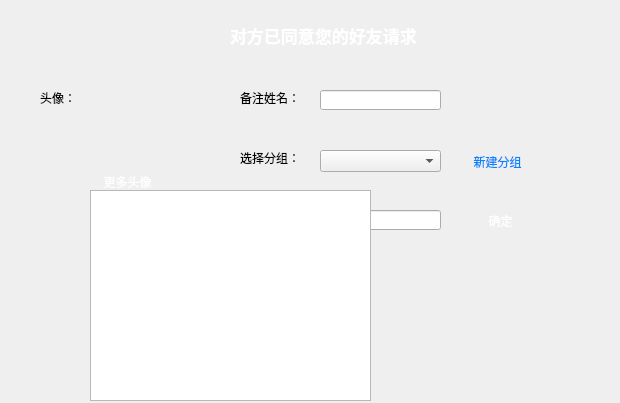
<?xml version="1.0" encoding="UTF-8"?>
<ui version="4.0">
 <class>friendinfo</class>
 <widget class="QWidget" name="friendinfo">
  <property name="geometry">
   <rect>
    <x>0</x>
    <y>0</y>
    <width>620</width>
    <height>403</height>
   </rect>
  </property>
  <property name="windowTitle">
   <string>Form</string>
  </property>
  <property name="styleSheet">
   <string notr="true">background-image: url(:/friendinfo/white.jpg);</string>
  </property>
  <widget class="QLabel" name="label">
   <property name="geometry">
    <rect>
     <x>40</x>
     <y>90</y>
     <width>41</width>
     <height>16</height>
    </rect>
   </property>
   <property name="font">
    <font>
     <family>微软雅黑</family>
    </font>
   </property>
   <property name="text">
    <string>头像：</string>
   </property>
  </widget>
  <widget class="QLabel" name="tx">
   <property name="geometry">
    <rect>
     <x>90</x>
     <y>90</y>
     <width>71</width>
     <height>71</height>
    </rect>
   </property>
   <property name="styleSheet">
    <string notr="true">background-image: url(:/friendinfo/white.jpg);
border-image: url(:/friendinfo/tx.jpg);</string>
   </property>
   <property name="text">
    <string/>
   </property>
  </widget>
  <widget class="QPushButton" name="choose_tx">
   <property name="geometry">
    <rect>
     <x>90</x>
     <y>170</y>
     <width>75</width>
     <height>23</height>
    </rect>
   </property>
   <property name="font">
    <font>
     <family>微软雅黑</family>
    </font>
   </property>
   <property name="styleSheet">
    <string notr="true">border-image: url(:/friendinfo/bule.jpg);
color: rgb(255, 255, 255);</string>
   </property>
   <property name="text">
    <string>更多头像</string>
   </property>
   <property name="flat">
    <bool>true</bool>
   </property>
  </widget>
  <widget class="QLabel" name="label_2">
   <property name="geometry">
    <rect>
     <x>240</x>
     <y>150</y>
     <width>61</width>
     <height>16</height>
    </rect>
   </property>
   <property name="font">
    <font>
     <family>微软雅黑</family>
    </font>
   </property>
   <property name="text">
    <string>选择分组：</string>
   </property>
  </widget>
  <widget class="QComboBox" name="comboBox">
   <property name="geometry">
    <rect>
     <x>320</x>
     <y>150</y>
     <width>121</width>
     <height>22</height>
    </rect>
   </property>
  </widget>
  <widget class="QLabel" name="label_3">
   <property name="geometry">
    <rect>
     <x>240</x>
     <y>90</y>
     <width>71</width>
     <height>16</height>
    </rect>
   </property>
   <property name="font">
    <font>
     <family>微软雅黑</family>
    </font>
   </property>
   <property name="text">
    <string>备注姓名：</string>
   </property>
  </widget>
  <widget class="QLineEdit" name="nicheng">
   <property name="geometry">
    <rect>
     <x>320</x>
     <y>90</y>
     <width>121</width>
     <height>20</height>
    </rect>
   </property>
  </widget>
  <widget class="QPushButton" name="confirm_button">
   <property name="geometry">
    <rect>
     <x>240</x>
     <y>350</y>
     <width>201</width>
     <height>31</height>
    </rect>
   </property>
   <property name="font">
    <font>
     <family>微软雅黑</family>
     <pointsize>10</pointsize>
    </font>
   </property>
   <property name="styleSheet">
    <string notr="true">border-image: url(:/friendinfo/deepbule.jpg);
color: rgb(255, 255, 255);</string>
   </property>
   <property name="text">
    <string>确  定</string>
   </property>
   <property name="flat">
    <bool>true</bool>
   </property>
  </widget>
  <widget class="QPushButton" name="newgroup">
   <property name="geometry">
    <rect>
     <x>460</x>
     <y>150</y>
     <width>75</width>
     <height>23</height>
    </rect>
   </property>
   <property name="font">
    <font>
     <family>微软雅黑</family>
    </font>
   </property>
   <property name="styleSheet">
    <string notr="true">color: rgb(3, 133, 255);
</string>
   </property>
   <property name="text">
    <string>新建分组</string>
   </property>
   <property name="flat">
    <bool>true</bool>
   </property>
  </widget>
  <widget class="QLabel" name="label_4">
   <property name="geometry">
    <rect>
     <x>240</x>
     <y>210</y>
     <width>81</width>
     <height>16</height>
    </rect>
   </property>
   <property name="font">
    <font>
     <family>微软雅黑</family>
    </font>
   </property>
   <property name="text">
    <string>新建分组名：</string>
   </property>
  </widget>
  <widget class="QLineEdit" name="groupname">
   <property name="geometry">
    <rect>
     <x>320</x>
     <y>210</y>
     <width>121</width>
     <height>20</height>
    </rect>
   </property>
  </widget>
  <widget class="QPushButton" name="gn_button">
   <property name="geometry">
    <rect>
     <x>470</x>
     <y>210</y>
     <width>61</width>
     <height>21</height>
    </rect>
   </property>
   <property name="styleSheet">
    <string notr="true">border-image: url(:/friendinfo/bule.jpg);
color: rgb(255, 255, 255);</string>
   </property>
   <property name="text">
    <string>确定</string>
   </property>
   <property name="flat">
    <bool>true</bool>
   </property>
  </widget>
  <widget class="QTableWidget" name="tableWidget">
   <property name="geometry">
    <rect>
     <x>90</x>
     <y>190</y>
     <width>281</width>
     <height>211</height>
    </rect>
   </property>
   <property name="mouseTracking">
    <bool>true</bool>
   </property>
  </widget>
  <widget class="QLabel" name="label_5">
   <property name="geometry">
    <rect>
     <x>0</x>
     <y>0</y>
     <width>621</width>
     <height>71</height>
    </rect>
   </property>
   <property name="styleSheet">
    <string notr="true">border-image: url(:/friendinfo/bule.jpg);</string>
   </property>
   <property name="text">
    <string/>
   </property>
  </widget>
  <widget class="QLabel" name="label_6">
   <property name="geometry">
    <rect>
     <x>180</x>
     <y>20</y>
     <width>31</width>
     <height>31</height>
    </rect>
   </property>
   <property name="styleSheet">
    <string notr="true">background-image: url(:/friendinfo/kb.png);
border-image: url(:/friendinfo/success.png);</string>
   </property>
   <property name="text">
    <string/>
   </property>
  </widget>
  <widget class="QLabel" name="label_7">
   <property name="geometry">
    <rect>
     <x>230</x>
     <y>20</y>
     <width>221</width>
     <height>31</height>
    </rect>
   </property>
   <property name="font">
    <font>
     <family>微软雅黑</family>
     <pointsize>13</pointsize>
     <weight>75</weight>
     <bold>true</bold>
    </font>
   </property>
   <property name="styleSheet">
    <string notr="true">background-image: url(:/friendinfo/kb.png);
color: rgb(255, 255, 255);
border-image: url(:/friendinfo/kb.png);</string>
   </property>
   <property name="text">
    <string>对方已同意您的好友请求</string>
   </property>
  </widget>
  <zorder>label</zorder>
  <zorder>choose_tx</zorder>
  <zorder>label_2</zorder>
  <zorder>comboBox</zorder>
  <zorder>label_3</zorder>
  <zorder>nicheng</zorder>
  <zorder>confirm_button</zorder>
  <zorder>newgroup</zorder>
  <zorder>label_4</zorder>
  <zorder>groupname</zorder>
  <zorder>gn_button</zorder>
  <zorder>tableWidget</zorder>
  <zorder>tx</zorder>
  <zorder>label_5</zorder>
  <zorder>label_6</zorder>
  <zorder>label_7</zorder>
 </widget>
 <resources/>
 <connections/>
</ui>
